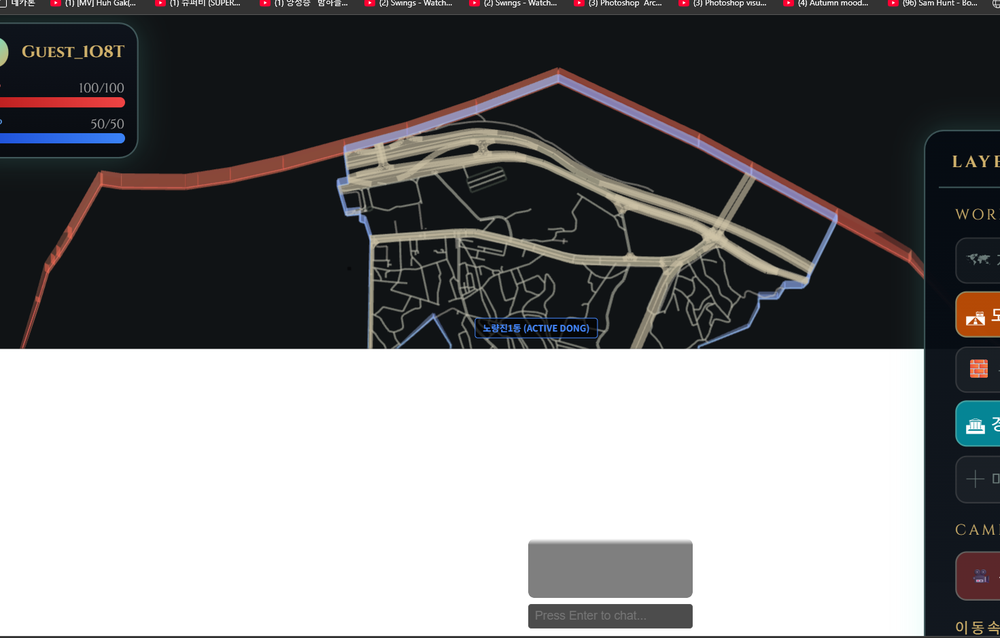
#> input picture image.png, 1000 x 638 px, shrunk from 1471 x 939 before the run, found by its file name
$ python gen_normal_ao.py front/public/ground/forest/image.png
#> lines starting #> are read from the running program, lines starting #| are printed output that depends on the picture
#> in process, img_pil is the input picture: PIL image 1000x638 RGBA; mean R, G, B, A 124.3, 124.2, 125.1, 255
"""
gen_normal_ao.py
diffuse PNG 한 장에서 normal.png + ao.png 자동 추출.

사용법:
  python back/scripts/gen_normal_ao.py <diffuse.png> [--strength 3.0] [--ao-radius 8]
  python back/scripts/gen_normal_ao.py front/public/ground/forest/image.png

출력:
  <same_dir>/normal.png
  <same_dir>/ao.png
"""

import sys
import argparse
from pathlib import Path

import numpy as np
from PIL import Image
from scipy.ndimage import uniform_filter, gaussian_filter

if sys.stdout.encoding and sys.stdout.encoding.lower() != "utf-8":
    sys.stdout.reconfigure(encoding="utf-8")


def to_gray(img: np.ndarray) -> np.ndarray:
    """RGB(A) → float32 [0,1] grayscale (luminance)."""
    if img.ndim == 3:
        r, g, b = img[..., 0], img[..., 1], img[..., 2]
        return (0.299 * r + 0.587 * g + 0.114 * b).astype(np.float32)
    return img.astype(np.float32)


def gen_normal(gray: np.ndarray, strength: float = 3.0) -> np.ndarray:
    """
    grayscale heightmap → tangent-space normal map.
    Sobel gradient → (dx, dy) → encode to RGB [0,255].
    """
#> called with strength = 3
    # Sobel 커널
    kx = np.array([[-1, 0, 1], [-2, 0, 2], [-1, 0, 1]], dtype=np.float32)
    ky = np.array([[-1, -2, -1], [0, 0, 0], [1, 2, 1]], dtype=np.float32)

    from scipy.ndimage import convolve
    dx = convolve(gray, kx, mode='wrap')
    dy = convolve(gray, ky, mode='wrap')

    # 법선 벡터 (-dx, -dy, 1/strength) → normalize
    dz = np.ones_like(dx) * (1.0 / strength)
    norm = np.sqrt(dx**2 + dy**2 + dz**2)
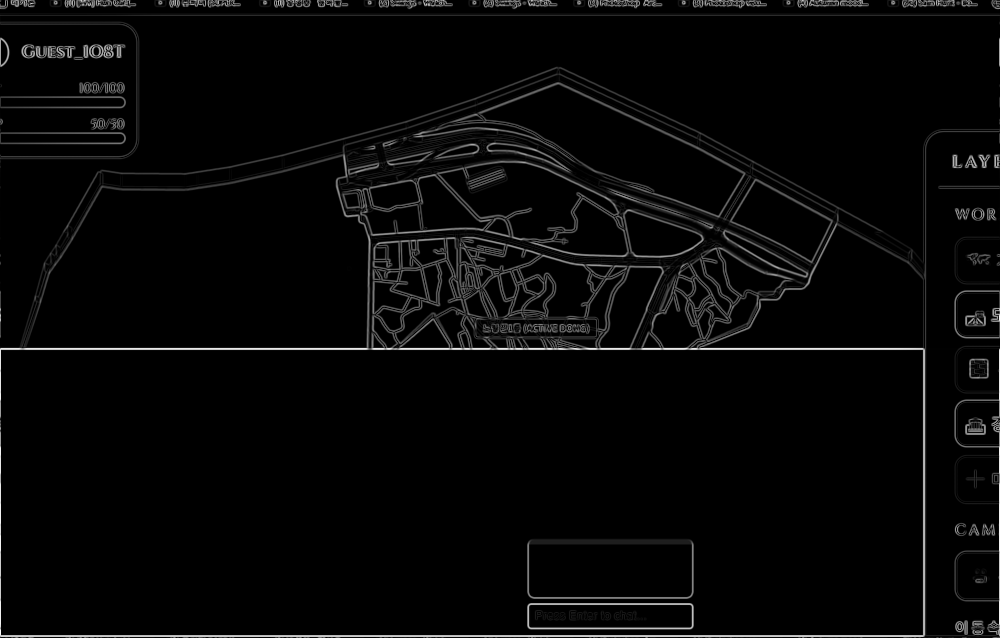
#> norm: shape (638, 1000) float32; min 0.333, max 3.86, mean 0.433; drawn with min black and max white
    norm = np.where(norm < 1e-6, 1.0, norm)

    nx = (-dx / norm + 1.0) * 0.5
    ny = (-dy / norm + 1.0) * 0.5
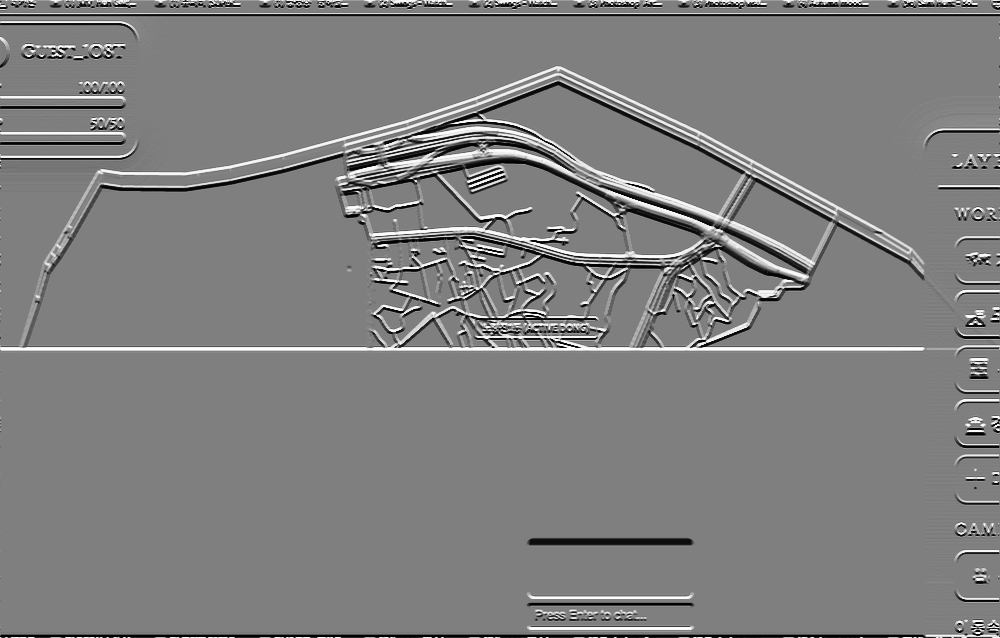
#> ny: shape (638, 1000) float32; min 0.0028, max 0.998, mean 0.5
    nz = (dz  / norm + 1.0) * 0.5
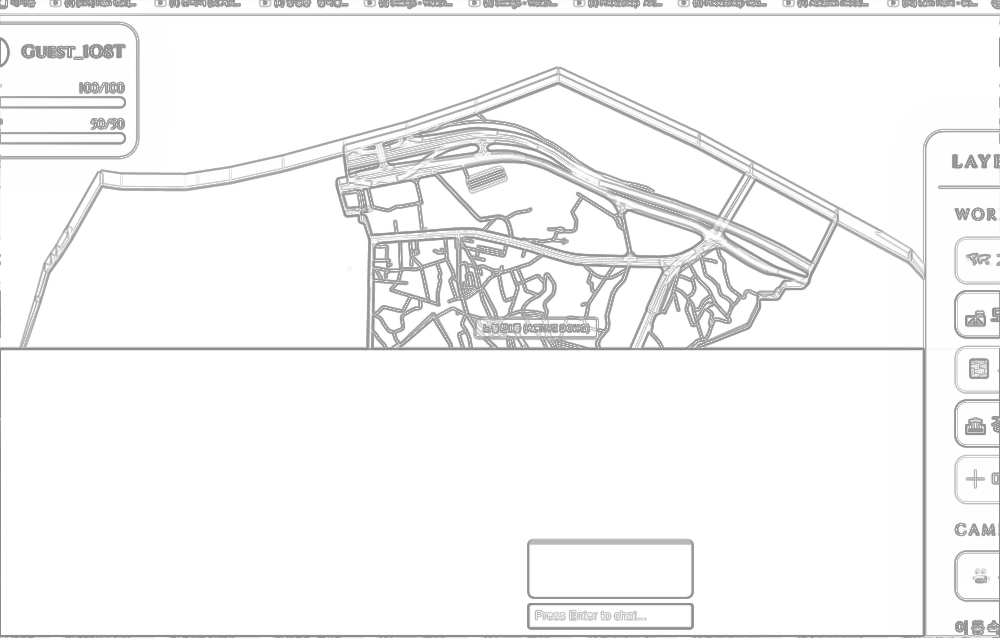
#> nz: shape (638, 1000) float32; min 0.543, max 1, mean 0.962

    rgb = np.stack([nx, ny, nz], axis=-1)
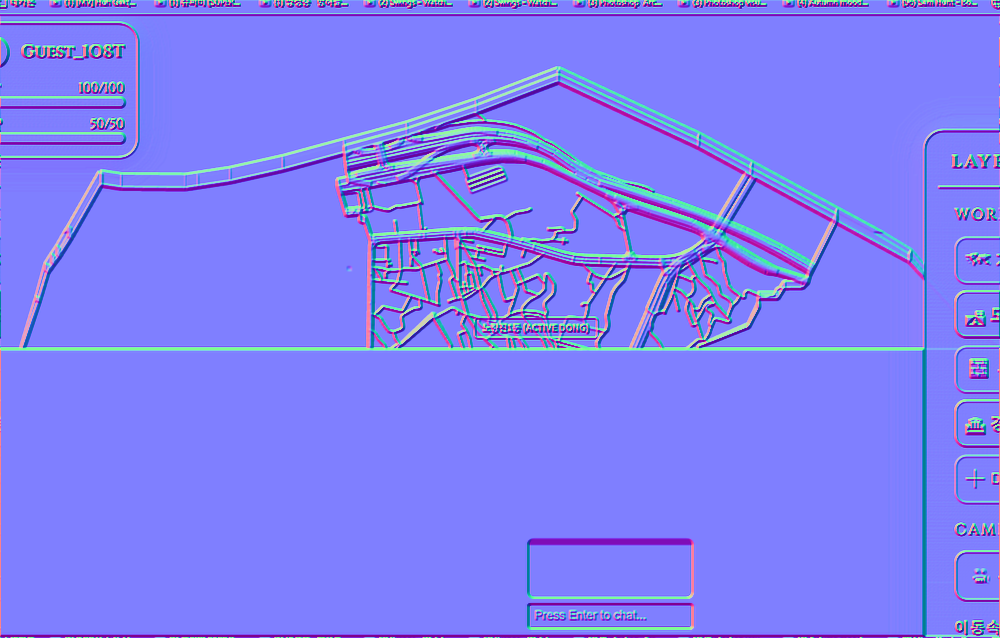
#> rgb: shape (638, 1000, 3) float32; mean of channels 0, 1, 2 0.5, 0.5, 0.962; drawn as R, G, B
    return (np.clip(rgb, 0, 1) * 255).astype(np.uint8)
#> returned value: shape (638, 1000, 3)


def gen_ao(gray: np.ndarray, radius: int = 8, strength: float = 0.8) -> np.ndarray:
    """
    grayscale → approximate AO.
    어두운 영역(오목한 곳) → AO 낮음, 밝은 영역 → AO 높음.
    local contrast를 이용해 오목/볼록 추정.
    """
#> called with radius = 8, strength = 0.8
    # 로컬 평균 대비 현재 값 차이 → 오목(음수) / 볼록(양수)
    blurred = gaussian_filter(gray, sigma=radius)
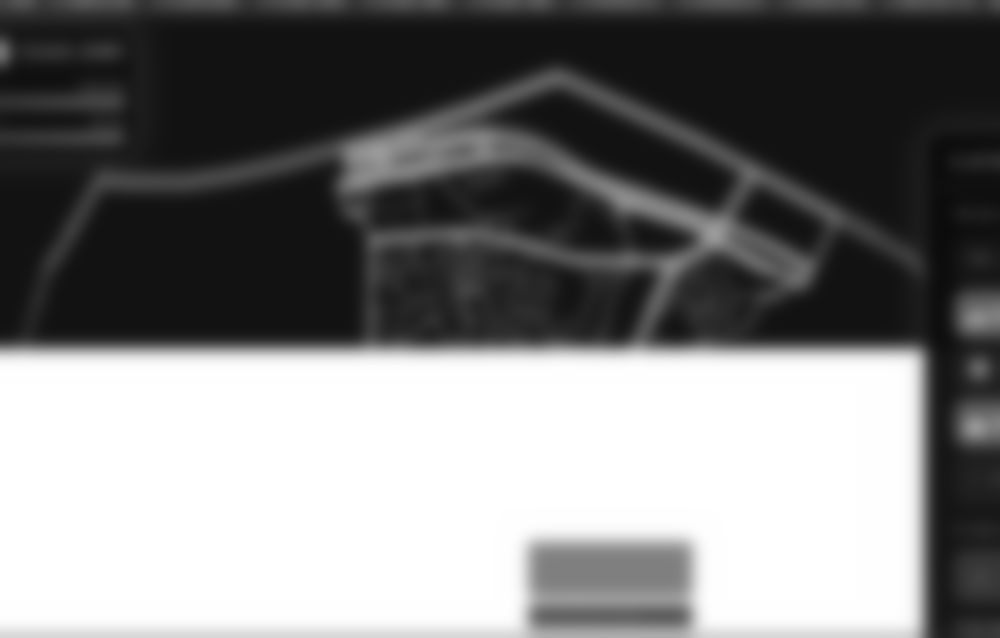
#> blurred: shape (638, 1000) float32; min 0.0467, max 1, mean 0.488
    diff = gray - blurred
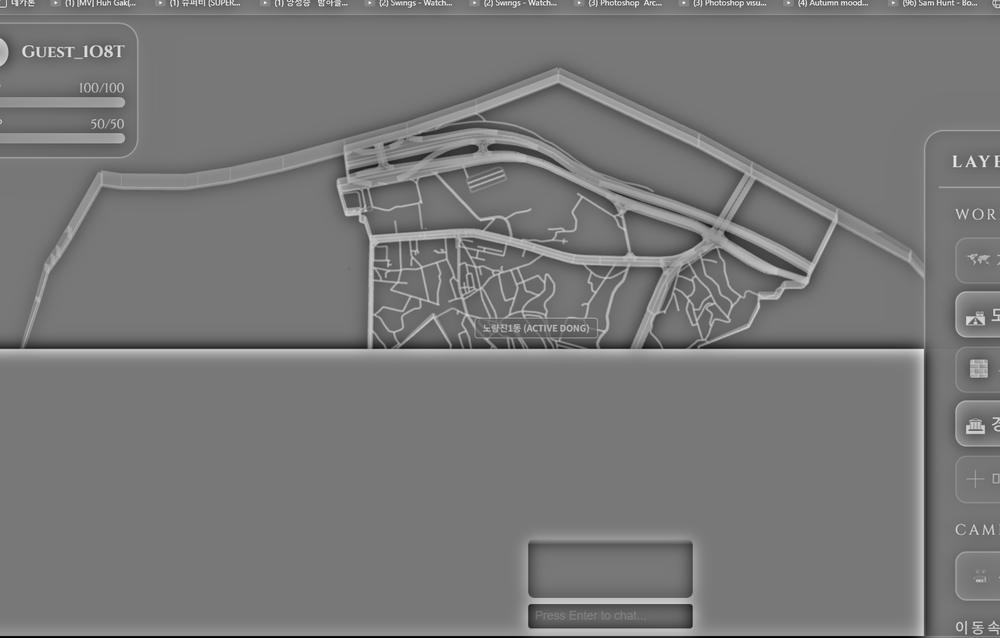
#> diff: shape (638, 1000) float32; min -0.664, max 0.745, mean -4.78e-11; drawn with min black and max white

    # 오목한 곳(diff < 0)만 어둡게, 볼록한 곳은 1.0으로 클립
    # → 평균 ~0.90, 깊은 틈만 0.5 이하
    ao = np.clip(1.0 + diff * strength * 2.5, 0.0, 1.0)

    # 부드럽게
    ao = gaussian_filter(ao, sigma=radius * 0.25)
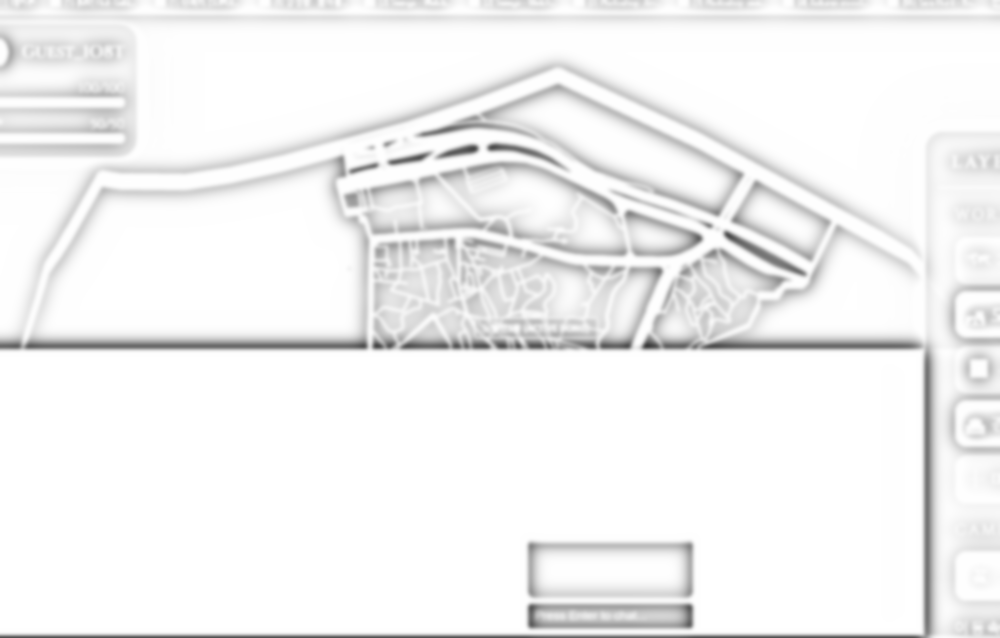
#> ao: shape (638, 1000) float32; min 0.231, max 1, mean 0.951
    ao = np.clip(ao, 0.0, 1.0)

    return (ao * 255).astype(np.uint8)
#> returned value: shape (638, 1000)


def process(src: Path, strength: float, ao_radius: int):
    img_pil = Image.open(src).convert("RGBA")
    arr = np.array(img_pil).astype(np.float32) / 255.0

    gray = to_gray(arr)

    # Normal map
    nrm = gen_normal(gray, strength=strength)
    nrm_img = Image.fromarray(nrm, mode="RGB")
    out_normal = src.parent / f"{src.stem}_normal{src.suffix}"
    nrm_img.save(out_normal)
    print(f"  normal → {out_normal}")

    # AO map
    ao = gen_ao(gray, radius=ao_radius)
    ao_img = Image.fromarray(ao, mode="L")
    out_ao = src.parent / f"{src.stem}_ao{src.suffix}"
    ao_img.save(out_ao)
    print(f"  ao     → {out_ao}")


def main():
    parser = argparse.ArgumentParser()
    parser.add_argument("src", help="diffuse PNG 경로")
    parser.add_argument("--strength", type=float, default=3.0, help="normal map 강도 (기본 3.0)")
    parser.add_argument("--ao-radius", type=int, default=8, help="AO blur radius px (기본 8)")
    args = parser.parse_args()

    src = Path(args.src)
    if not src.exists():
        print(f"[ERROR] 파일 없음: {src}")
        sys.exit(1)

    print(f"처리 중: {src}")
    process(src, args.strength, args.ao_radius)
    print("완료.")


if __name__ == "__main__":
    main()
